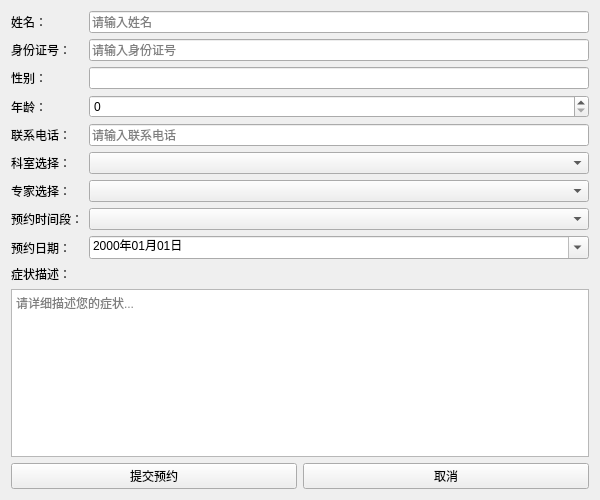
<?xml version="1.0" encoding="UTF-8"?>
<ui version="4.0">
 <class>PatientDialog</class>
 <widget class="QWidget" name="PatientDialog">
  <property name="geometry">
   <rect>
    <x>0</x>
    <y>0</y>
    <width>600</width>
    <height>500</height>
   </rect>
  </property>
  <property name="windowTitle">
   <string>患者预约</string>
  </property>
  <layout class="QVBoxLayout" name="verticalLayout">
   <item>
    <layout class="QFormLayout" name="formLayout">
     <item row="0" column="0">
      <widget class="QLabel" name="nameLabel">
       <property name="text">
        <string>姓名：</string>
       </property>
      </widget>
     </item>
     <item row="0" column="1">
      <widget class="QLineEdit" name="nameInput">
       <property name="placeholderText">
        <string>请输入姓名</string>
       </property>
      </widget>
     </item>
     
     <item row="1" column="0">
      <widget class="QLabel" name="idLabel">
       <property name="text">
        <string>身份证号：</string>
       </property>
      </widget>
     </item>
     <item row="1" column="1">
      <widget class="QLineEdit" name="idInput">
       <property name="placeholderText">
        <string>请输入身份证号</string>
       </property>
      </widget>
     </item>

     <item row="2" column="0">
      <widget class="QLabel" name="genderLabel">
       <property name="text">
        <string>性别：</string>
       </property>
      </widget>
     </item>
     <item row="2" column="1">
      <widget class="QLineEdit" name="genderInput">
       <property name="readOnly">
        <bool>true</bool>
       </property>
      </widget>
     </item>

     <item row="3" column="0">
      <widget class="QLabel" name="ageLabel">
       <property name="text">
        <string>年龄：</string>
       </property>
      </widget>
     </item>
     <item row="3" column="1">
      <widget class="QSpinBox" name="ageSpinBox">
       <property name="minimum">
        <number>0</number>
       </property>
       <property name="maximum">
        <number>150</number>
       </property>
      </widget>
     </item>

     <item row="4" column="0">
      <widget class="QLabel" name="phoneLabel">
       <property name="text">
        <string>联系电话：</string>
       </property>
      </widget>
     </item>
     <item row="4" column="1">
      <widget class="QLineEdit" name="phoneInput">
       <property name="placeholderText">
        <string>请输入联系电话</string>
       </property>
      </widget>
     </item>

     <!-- 预约信息 -->
     <item row="5" column="0">
      <widget class="QLabel" name="departmentLabel">
       <property name="text">
        <string>科室选择：</string>
       </property>
      </widget>
     </item>
     <item row="5" column="1">
      <widget class="QComboBox" name="departmentCombo"/>
     </item>

     <item row="6" column="0">
      <widget class="QLabel" name="expertLabel">
       <property name="text">
        <string>专家选择：</string>
       </property>
      </widget>
     </item>
     <item row="6" column="1">
      <widget class="QComboBox" name="expertCombo"/>
     </item>

     <item row="7" column="0">
      <widget class="QLabel" name="timeLabel">
       <property name="text">
        <string>预约时间段：</string>
       </property>
      </widget>
     </item>
     <item row="7" column="1">
      <widget class="QComboBox" name="serviceTimeCombo">
       <property name="editable">
        <bool>false</bool>
       </property>
       <property name="toolTip">
        <string>请选择预约时间段</string>
       </property>
      </widget>
     </item>
     <item row="8" column="0">
      <widget class="QLabel" name="dateLabel">
       <property name="text">
        <string>预约日期：</string>
       </property>
      </widget>
     </item>
     <item row="8" column="1">
      <widget class="QDateEdit" name="appointmentDateEdit">
       <property name="displayFormat">
        <string>yyyy年MM月dd日</string>
       </property>
       <property name="calendarPopup">
        <bool>true</bool>
       </property>
      </widget>
     </item>
    </layout>
   </item>
   
   <item>
    <widget class="QLabel" name="symptomsLabel">
     <property name="text">
      <string>症状描述：</string>
     </property>
    </widget>
   </item>
   <item>
    <widget class="QTextEdit" name="symptomsText">
     <property name="placeholderText">
      <string>请详细描述您的症状...</string>
     </property>
    </widget>
   </item>

   <item>
    <layout class="QHBoxLayout" name="buttonLayout">
     <item>
      <widget class="QPushButton" name="submitButton">
       <property name="text">
        <string>提交预约</string>
       </property>
      </widget>
     </item>
     <item>
      <widget class="QPushButton" name="cancelButton">
       <property name="text">
        <string>取消</string>
       </property>
      </widget>
     </item>
    </layout>
   </item>
  </layout>
 </widget>
 <resources/>
 <connections/>
</ui>
